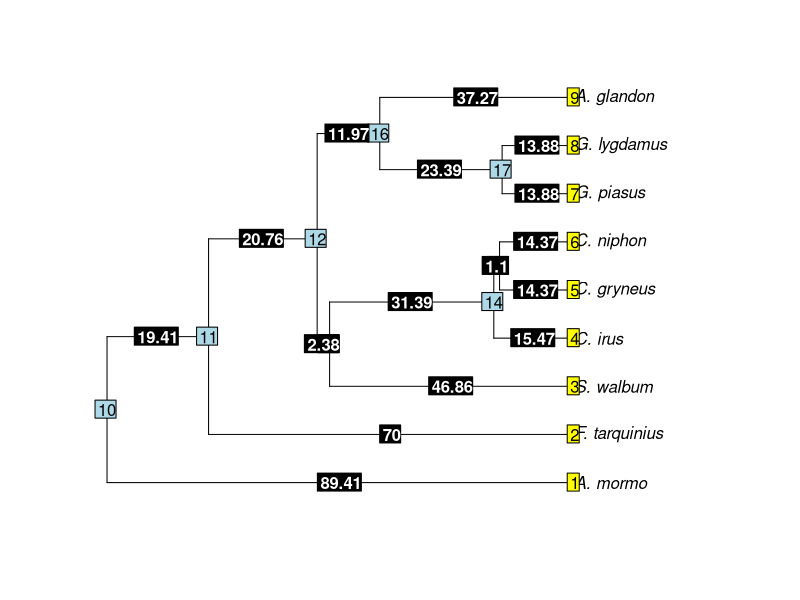

This chart was generated by the following R code:
#Create butterfly phylogeny
library(phytools)

#List of names for the terminal nodes.
tip.labels <- c("A. mormo", "F. tarquinius", "S. walbum", "C. irus", "C. gryneus", "C. niphon", "G. piasus", "G. lygdamus", "A. glandon")

#Matrix to specify tree topology.
edge <- matrix(c(10,1,
                 10,11,
                 11,2,
                 11,12,
                 12,13,
                 13,3,
                 13,14,
                 14,4,
                 14,15,
                 15,5,
                 15,6,
                 12,16,
                 16,17,
                 17,7,
                 17,8,
                 16,9), byrow=TRUE, ncol=2)

#List of edge/branch lengths for the tree created above. The edge lengths correspond directly to the node layout above.
edge.length <-c(89.41,
                19.41,
                70,
                70-49.24,
                49.24-46.86,
                46.86,
                46.86-15.47,
                15.47,
                15.47-14.37,
                14.37,
                14.37,
                49.24-37.27,
                37.27-13.88,
                13.88,
                13.88,
                37.27)

#Specify the number of internal nodes.
Nnode <- 8

#Create the tree
bfly.tree <- list(edge=edge, Nnode=Nnode, tip.label=tip.labels, edge.length=edge.length)

#Specify the tree as a 'phylo' class object.
class(bfly.tree) <- 'phylo'

#Plot the tree and label features.
plot(bfly.tree)
tiplabels()
nodelabels()
edgelabels(bfly.tree$edge.length, bg="black", col="white", font=2)


#Export the tree to your local directory in Newick format.
bfly.tree.nwk <- write.tree(bfly.tree, file = "./bfly.tree.nwk")
